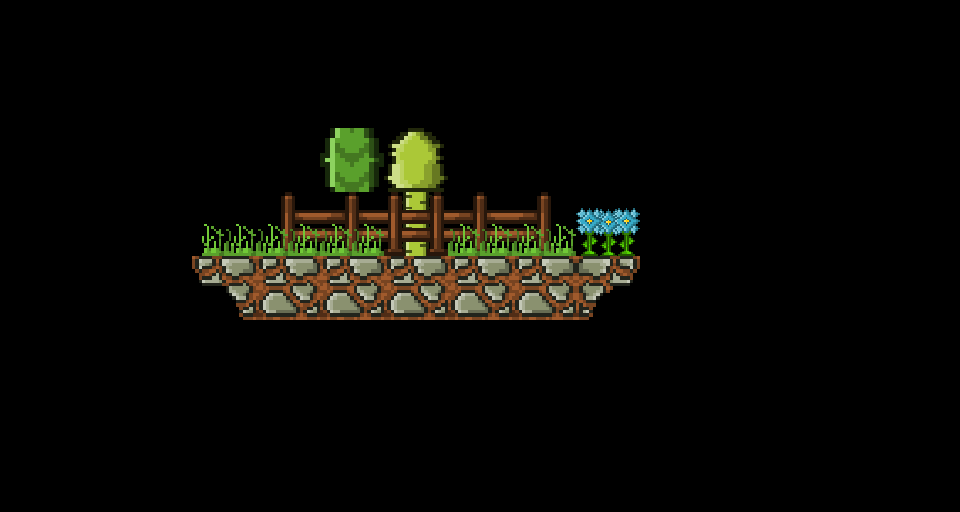

A 2D game scene composited from a Tiled map and its tileset images. What follows is a short description and the map's XML, with each tile layer's data collapsed to a summary:
An orthogonal 15x8 tile map with 64x64 px tiles, 3 tile layers (Tile Layer 1, Tile Layer 2, Tile Layer 3).

<map version="1.2" tiledversion="1.2.2" orientation="orthogonal" renderorder="right-down" width="15" height="8" tilewidth="64" tileheight="64" infinite="0" nextlayerid="5" nextobjectid="1">
 <tileset firstgid="1" name="tileset" tilewidth="64" tileheight="64" tilecount="42" columns="6">
  <image source="tileset.png" width="384" height="448" />
  <tile id="0">
   <animation>
    <frame tileid="1" duration="250" />
    <frame tileid="2" duration="250" />
    <frame tileid="3" duration="250" />
   </animation>
  </tile>
  <tile id="39">
   <animation>
    <frame tileid="39" duration="250" />
    <frame tileid="40" duration="250" />
   </animation>
  </tile>
 </tileset>
 <layer id="1" name="Tile Layer 1" width="15" height="8">
  <data>[120 cells, 14 non-empty, 8 distinct tile ids]</data>
 </layer>
 <layer id="2" name="Tile Layer 2" width="15" height="8">
  <data>[120 cells, 2 non-empty, 2 distinct tile ids]</data>
 </layer>
 <layer id="3" name="Tile Layer 3" width="15" height="8">
  <data>[120 cells, 6 non-empty, 3 distinct tile ids]</data>
 </layer>
</map>
